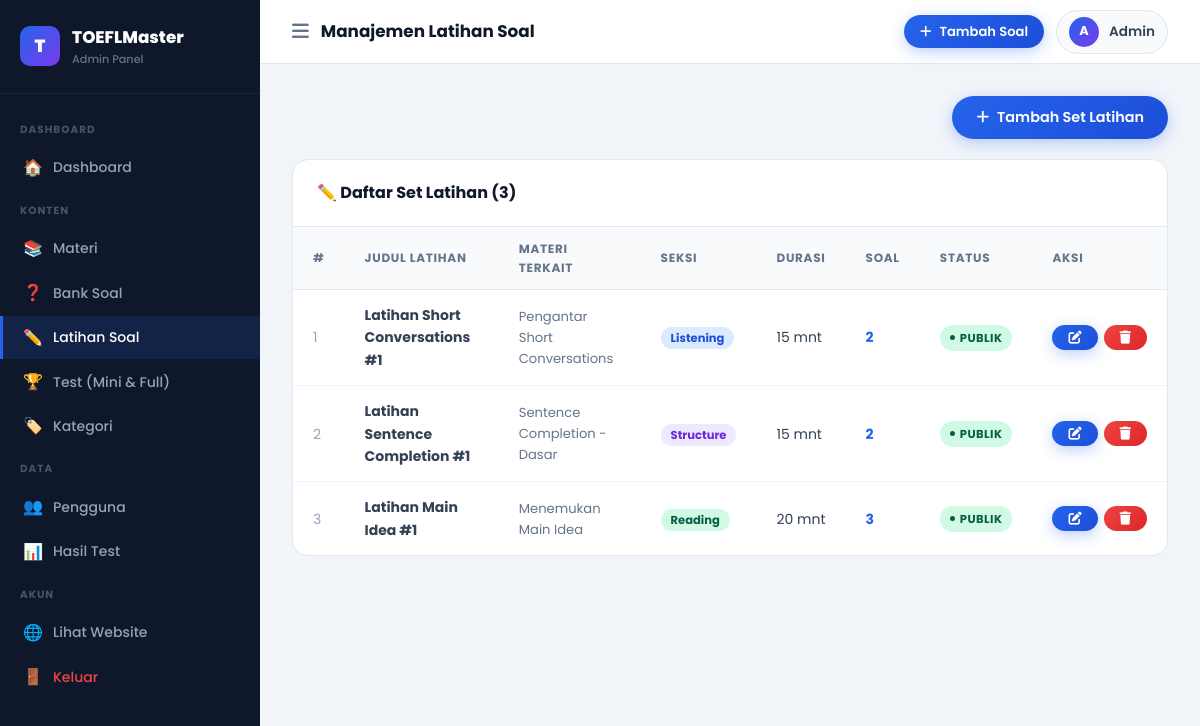
The app's page /admin/pages/practice.php (signed in), older data.
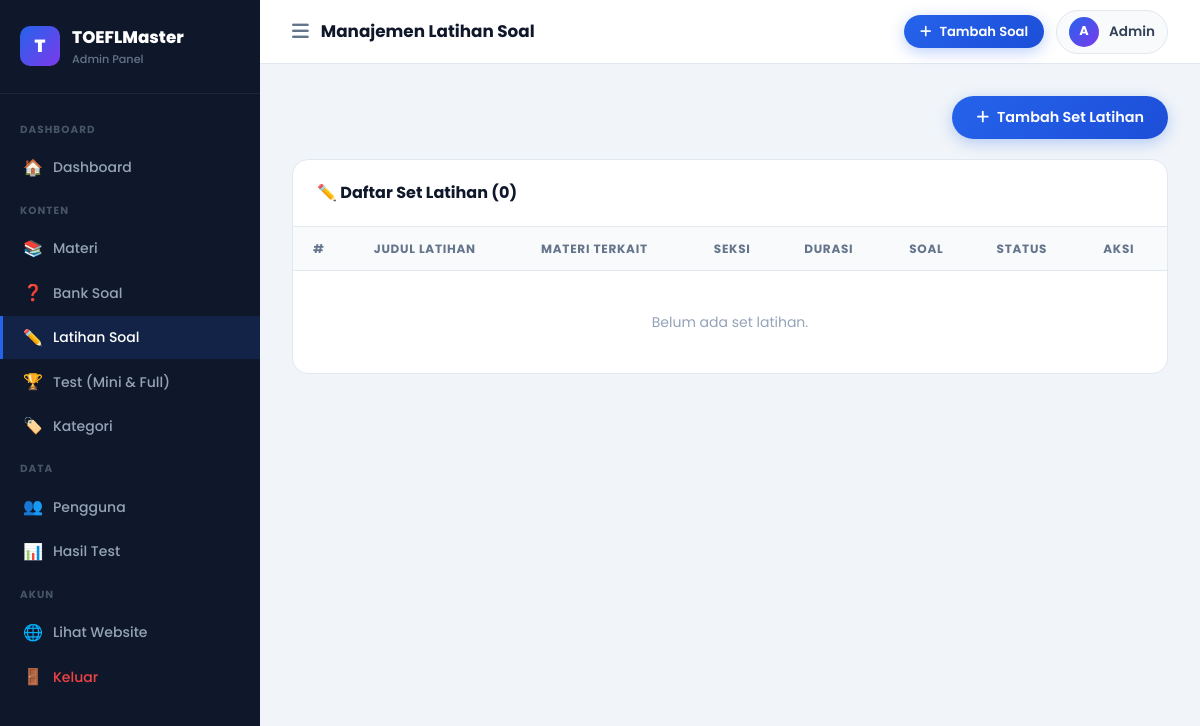
The same page, newer data.
### tables this page shows
CREATE TABLE `practice_sets` (
  `id` int(11) NOT NULL,
  `material_id` int(11) NOT NULL,
  `title` varchar(255) NOT NULL,
  `description` text DEFAULT NULL,
  `time_limit` int(11) DEFAULT 15 COMMENT 'minutes',
  `is_published` tinyint(1) DEFAULT 1,
  `created_at` timestamp NOT NULL DEFAULT current_timestamp()
);

CREATE TABLE `materials` (
  `id` int(11) NOT NULL,
  `category_id` int(11) NOT NULL,
  `title` varchar(255) NOT NULL,
  `slug` varchar(255) NOT NULL,
  `content` longtext NOT NULL,
  `summary` text DEFAULT NULL,
  `audio_file` varchar(255) DEFAULT NULL,
  `thumbnail` varchar(255) DEFAULT NULL,
  `sort_order` int(11) DEFAULT 0,
  `is_published` tinyint(1) DEFAULT 1,
  `created_at` timestamp NOT NULL DEFAULT current_timestamp(),
  `updated_at` timestamp NOT NULL DEFAULT current_timestamp() ON UPDATE current_timestamp()
);

CREATE TABLE `categories` (
  `id` int(11) NOT NULL,
  `name` varchar(100) NOT NULL,
  `slug` varchar(100) NOT NULL,
  `section` enum('listening','structure','reading') NOT NULL,
  `icon` varchar(50) DEFAULT NULL,
  `description` text DEFAULT NULL,
  `sort_order` int(11) DEFAULT 0
);

### includes/config.php (called while the page is built, shortened)
<?php
function sanitize($input) {
    return htmlspecialchars(trim($input), ENT_QUOTES, 'UTF-8');
}
?>

### admin/pages/practice.php (the view, shortened to what this page needs)
<?php
require_once '../../includes/config.php';
$db = getDB();
$action = $_GET['action'] ?? 'list';
$id     = isset($_GET['id']) ? (int)$_GET['id'] : 0;
if ($action==='add') {
    $ps = ['id'=>0,'material_id'=>0,'title'=>'','description'=>'','time_limit'=>15,'is_published'=>1];
    $selectedQIds = [];
    $pageTitle = 'Tambah Set Latihan';
} else {
    $practiceSets = $db->query("
        SELECT ps.*,m.title as mat_title,c.section,
               (SELECT COUNT(*) FROM practice_questions pq WHERE pq.practice_set_id=ps.id) as q_count
        FROM practice_sets ps
        JOIN materials m ON ps.material_id=m.id
        JOIN categories c ON m.category_id=c.id
        ORDER BY c.sort_order,ps.id
    ")->fetchAll();
}
include '../includes/header.php';
?>
<?php if ($action==='list'): ?>
<div style="display:flex;justify-content:flex-end;margin-bottom:20px;">
  <a href="?action=add" class="btn btn-primary"><i class="fas fa-plus"></i> Tambah Set Latihan</a>
</div>
<div class="admin-table-card">
  <div class="admin-table-header">
    <div class="admin-table-title">✏️ Daftar Set Latihan (<?= count($practiceSets) ?>)</div>
  </div>
  <table class="admin-table">
    <thead><tr><th>#</th><th>Judul Latihan</th><th>Materi Terkait</th><th>Seksi</th><th>Durasi</th><th>Soal</th><th>Status</th><th>Aksi</th></tr></thead>
    <tbody>
    <?php if (empty($practiceSets)): ?>
      <tr><td colspan="8" style="text-align:center;padding:40px;color:#94A3B8;">Belum ada set latihan.</td></tr>
    <?php else: foreach($practiceSets as $i=>$ps): ?>
    <tr>
      <td style="color:#94A3B8;"><?= $i+1 ?></td>
      <td><strong><?= sanitize($ps['title']) ?></strong></td>
      <td style="font-size:0.82rem;color:#64748B;"><?= sanitize($ps['mat_title']) ?></td>
      <td><span class="sec-badge sec-<?= $ps['section'] ?>"><?= ucfirst($ps['section']) ?></span></td>
      <td><?= $ps['time_limit'] ?> mnt</td>
      <td><strong style="color:#2563EB;"><?= $ps['q_count'] ?></strong></td>
      <td><span class="status-badge <?= $ps['is_published']?'status-published':'status-draft' ?>"><?= $ps['is_published']?'Publik':'Draft' ?></span></td>
      <td>
        <div style="display:flex;gap:6px;">
          <a href="?action=edit&id=<?= $ps['id'] ?>" class="btn btn-primary btn-sm"><i class="fas fa-edit"></i></a>
          <a href="?action=delete&id=<?= $ps['id'] ?>" class="btn btn-danger btn-sm" onclick="return confirm('Hapus set latihan ini?')"><i class="fas fa-trash"></i></a>
        </div>
      </td>
    </tr>
    <?php endforeach; endif; ?>
    </tbody>
  </table>
</div>
<?php endif; ?>
<?php include '../includes/footer.php'; ?>

Row changes from the older to the newer data that the page shows:
removed practice_sets: title "Latihan Short Conversations #1", material.title "Pengantar Short Conversations", categories.section "Listening", time_limit "15", q_count "2", is_published "PUBLIK"
removed practice_sets: title "Latihan Sentence Completion #1", material.title "Sentence Completion - Dasar", categories.section "Structure", time_limit "15", q_count "2", is_published "PUBLIK"
removed practice_sets: title "Latihan Main Idea #1", material.title "Menemukan Main Idea", categories.section "Reading", time_limit "20", q_count "3", is_published "PUBLIK"
Text that changed along with them:
count($practiceSets): "3" → "0"
text now shown: "Belum ada set latihan."
